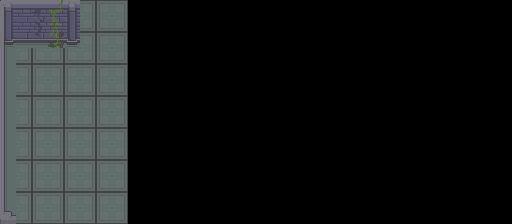

A 2D game scene composited from a Tiled map and its tileset images. What follows is a short description and the map's XML, with every tile layer's data as written:
An orthogonal 32x14 tile map with 16x16 px tiles, 2 tile layers (ground, cant_pass).

<map version="1.10" tiledversion="1.11.2" orientation="orthogonal" renderorder="right-down" width="32" height="14" tilewidth="16" tileheight="16" infinite="0" nextlayerid="3" nextobjectid="1">
 <tileset firstgid="1" source="Dungeon_Tileset.tsx" />
 <layer id="1" name="ground" width="32" height="14">
  <data encoding="csv">
133,134,133,134,133,134,133,134,0,0,0,0,0,0,0,0,0,0,0,0,0,0,0,0,0,0,0,0,0,0,0,0,
145,146,145,146,145,146,145,146,0,0,0,0,0,0,0,0,0,0,0,0,0,0,0,0,0,0,0,0,0,0,0,0,
133,134,133,134,133,134,133,134,0,0,0,0,0,0,0,0,0,0,0,0,0,0,0,0,0,0,0,0,0,0,0,0,
145,146,145,146,145,146,145,146,0,0,0,0,0,0,0,0,0,0,0,0,0,0,0,0,0,0,0,0,0,0,0,0,
133,134,133,134,133,134,133,134,0,0,0,0,0,0,0,0,0,0,0,0,0,0,0,0,0,0,0,0,0,0,0,0,
145,146,145,146,145,146,145,146,0,0,0,0,0,0,0,0,0,0,0,0,0,0,0,0,0,0,0,0,0,0,0,0,
133,134,133,134,133,134,133,134,0,0,0,0,0,0,0,0,0,0,0,0,0,0,0,0,0,0,0,0,0,0,0,0,
145,146,145,146,145,146,145,146,0,0,0,0,0,0,0,0,0,0,0,0,0,0,0,0,0,0,0,0,0,0,0,0,
133,134,133,134,133,134,133,134,0,0,0,0,0,0,0,0,0,0,0,0,0,0,0,0,0,0,0,0,0,0,0,0,
145,146,145,146,145,146,145,146,0,0,0,0,0,0,0,0,0,0,0,0,0,0,0,0,0,0,0,0,0,0,0,0,
133,134,133,134,133,134,133,134,0,0,0,0,0,0,0,0,0,0,0,0,0,0,0,0,0,0,0,0,0,0,0,0,
145,146,145,146,145,146,145,146,0,0,0,0,0,0,0,0,0,0,0,0,0,0,0,0,0,0,0,0,0,0,0,0,
133,134,133,134,133,134,133,134,0,0,0,0,0,0,0,0,0,0,0,0,0,0,0,0,0,0,0,0,0,0,0,0,
145,146,145,146,145,146,145,146,0,0,0,0,0,0,0,0,0,0,0,0,0,0,0,0,0,0,0,0,0,0,0,0
</data>
 </layer>
 <layer id="2" name="cant_pass" width="32" height="14">
  <data encoding="csv">
1,2,3,4,5,0,0,0,0,0,0,0,0,0,0,0,0,0,0,0,0,0,0,0,0,0,0,0,0,0,0,0,
13,14,15,16,17,0,0,0,0,0,0,0,0,0,0,0,0,0,0,0,0,0,0,0,0,0,0,0,0,0,0,0,
25,26,27,28,29,0,0,0,0,0,0,0,0,0,0,0,0,0,0,0,0,0,0,0,0,0,0,0,0,0,0,0,
97,0,0,0,0,0,0,0,0,0,0,0,0,0,0,0,0,0,0,0,0,0,0,0,0,0,0,0,0,0,0,0,
97,0,0,0,0,0,0,0,0,0,0,0,0,0,0,0,0,0,0,0,0,0,0,0,0,0,0,0,0,0,0,0,
97,0,0,0,0,0,0,0,0,0,0,0,0,0,0,0,0,0,0,0,0,0,0,0,0,0,0,0,0,0,0,0,
97,0,0,0,0,0,0,0,0,0,0,0,0,0,0,0,0,0,0,0,0,0,0,0,0,0,0,0,0,0,0,0,
97,0,0,0,0,0,0,0,0,0,0,0,0,0,0,0,0,0,0,0,0,0,0,0,0,0,0,0,0,0,0,0,
97,0,0,0,0,0,0,0,0,0,0,0,0,0,0,0,0,0,0,0,0,0,0,0,0,0,0,0,0,0,0,0,
97,0,0,0,0,0,0,0,0,0,0,0,0,0,0,0,0,0,0,0,0,0,0,0,0,0,0,0,0,0,0,0,
109,0,0,0,0,0,0,0,0,0,0,0,0,0,0,0,0,0,0,0,0,0,0,0,0,0,0,0,0,0,0,0,
97,0,0,0,0,0,0,0,0,0,0,0,0,0,0,0,0,0,0,0,0,0,0,0,0,0,0,0,0,0,0,0,
109,0,0,0,0,0,0,0,0,0,0,0,0,0,0,0,0,0,0,0,0,0,0,0,0,0,0,0,0,0,0,0,
121,0,0,0,0,0,0,0,0,0,0,0,0,0,0,0,0,0,0,0,0,0,0,0,0,0,0,0,0,0,0,0
</data>
 </layer>
</map>
